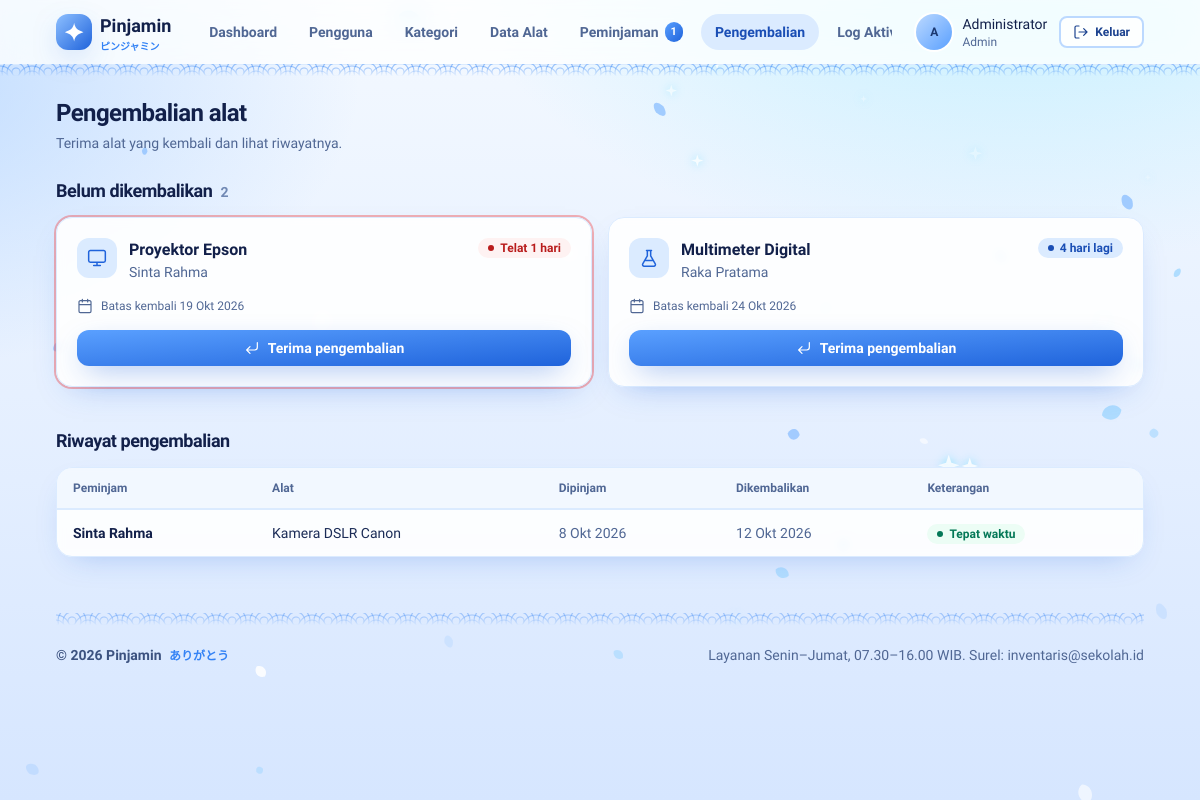
/admin/pengembalian.php (signed in), run on the app's committed database.
### tables this page shows
CREATE TABLE peminjaman (
  id_peminjaman INT(11) NOT NULL AUTO_INCREMENT,
  id_user INT(11) NOT NULL,
  id_alat INT(11) NOT NULL,
  tanggal_pinjam DATE NOT NULL,
  tanggal_kembali DATE NOT NULL,
  status INT(11) NOT NULL,
  persetujuan INT(11) NOT NULL,
  PRIMARY KEY (id_peminjaman),
  FOREIGN KEY (id_user) REFERENCES user(id_user),
  FOREIGN KEY (id_alat) REFERENCES alat(id_alat)
);

CREATE TABLE alat (
  id_alat INT(11) NOT NULL AUTO_INCREMENT,
  nama_alat VARCHAR(255) NOT NULL,
  id_kategori INT(11) NOT NULL,
  stok INT(11) NOT NULL,
  kondisi VARCHAR(255) NOT NULL,
  PRIMARY KEY (id_alat),
  FOREIGN KEY (id_kategori) REFERENCES kategori(id_kategori)
);

CREATE TABLE user (
  id_user INT(11) NOT NULL AUTO_INCREMENT,
  nama VARCHAR(255) NOT NULL,
  username VARCHAR(255) NOT NULL,
  password VARCHAR(255) NOT NULL,
  level ENUM('admin','petugas','peminjam') NOT NULL,
  PRIMARY KEY (id_user)
);

CREATE TABLE pengembalian (
  id_pengembalian INT(11) NOT NULL AUTO_INCREMENT,
  id_alat INT(11) NOT NULL,
  id_user INT(11) NOT NULL,
  id_peminjaman INT(11) NOT NULL,
  tanggal_kembali DATE NOT NULL,
  PRIMARY KEY (id_pengembalian),
  FOREIGN KEY (id_alat) REFERENCES alat(id_alat),
  FOREIGN KEY (id_user) REFERENCES user(id_user),
  FOREIGN KEY (id_peminjaman) REFERENCES peminjaman(id_peminjaman)
);

### admin/pengembalian.php (the view, shortened to what this page needs)
<?php
require_once '../includes/auth.php';
$aktif = db_all($koneksi, 'SELECT p.*, u.nama AS peminjam, a.nama_alat, a.id_kategori, k.nama_kategori
                           FROM peminjaman p
                           JOIN user u ON u.id_user = p.id_user
                           JOIN alat a ON a.id_alat = p.id_alat
                           JOIN kategori k ON k.id_kategori = a.id_kategori
                           WHERE p.persetujuan = 1 AND p.status = 1
                           ORDER BY p.tanggal_kembali ASC');
$riwayat = db_all($koneksi, 'SELECT g.*, u.nama AS peminjam, a.nama_alat, p.tanggal_pinjam, p.tanggal_kembali AS batas
                             FROM pengembalian g
                             JOIN user u ON u.id_user = g.id_user
                             JOIN alat a ON a.id_alat = g.id_alat
                             JOIN peminjaman p ON p.id_peminjaman = g.id_peminjaman
                             ORDER BY g.id_pengembalian DESC LIMIT 50');
require_once '../includes/header.php';
require_once '../includes/navbar.php';
?>
<div class="">
    <h2 class="text-2xl font-semibold text-zinc-900">Pengembalian alat</h2>
    <p class="mt-1 text-sm text-zinc-500">Terima alat yang kembali dan lihat riwayatnya.</p>
</div>
<section class="mt-6">
    <h3 class="mb-3 text-lg font-semibold text-zinc-900">Belum dikembalikan <span class="ml-1 text-sm font-semibold text-zinc-400"><?= count($aktif) ?></span></h3>
    <div class="grid gap-4 md:grid-cols-2 xl:grid-cols-3">
        <?php foreach ($aktif as $i => $r):
            $telat = $r['tanggal_kembali'] < date('Y-m-d');
            $selisih = abs(hari_selisih(date('Y-m-d'), $r['tanggal_kembali']));
        ?>
            <article class="card p-5 <?= $telat ? 'ring-2 ring-red-500/40' : '' ?>">
                <div class="flex items-start gap-3">
                    <span class="grid h-10 w-10 shrink-0 place-items-center rounded-xl bg-accent-100 text-accent-600"><?= icon(kategori_ikon($r['nama_kategori']), 'w-5 h-5') ?></span>
                    <div class="min-w-0 flex-1">
                        <h4 class="truncate font-semibold text-zinc-900"><?= e($r['nama_alat']) ?></h4>
                        <p class="text-sm text-zinc-500"><?= e($r['peminjam']) ?></p>
                    </div>
                    <?= $telat ? badge('Telat ' . $selisih . ' hari', 'red') : badge($selisih === 0 ? 'Hari ini' : $selisih . ' hari lagi', 'blue') ?>
                </div>
                <p class="mt-4 flex items-center gap-2 text-xs text-zinc-500"><?= icon('calendar', 'w-4 h-4') ?> Batas kembali <?= tgl($r['tanggal_kembali']) ?></p>
                <form method="post" class="mt-4" data-confirm="Catat <?= e($r['nama_alat']) ?> dari <?= e($r['peminjam']) ?> sebagai sudah dikembalikan." data-confirm-title="Terima pengembalian?">
                    <button class="btn btn-primary w-full"><?= icon('return', 'w-4 h-4') ?> Terima pengembalian</button>
                </form>
            </article>
        <?php endforeach; ?>
    </div>
</section>
<section class="mt-10">
    <h3 class="mb-3 text-lg font-semibold text-zinc-900">Riwayat pengembalian</h3>
    <div class="card overflow-hidden">
        <div class="overflow-x-auto scroll-thin">
            <table class="tbl">
                <thead><tr><th>Peminjam</th><th>Alat</th><th>Dipinjam</th><th>Dikembalikan</th><th>Keterangan</th></tr></thead>
                <tbody>
                <?php foreach ($riwayat as $g):
                    $telat_hari = hari_selisih($g['batas'], $g['tanggal_kembali']); ?>
                    <tr>
                        <td class="font-semibold text-zinc-900"><?= e($g['peminjam']) ?></td>
                        <td><?= e($g['nama_alat']) ?></td>
                        <td class="whitespace-nowrap text-zinc-500"><?= tgl($g['tanggal_pinjam']) ?></td>
                        <td class="whitespace-nowrap text-zinc-500"><?= tgl($g['tanggal_kembali']) ?></td>
                        <td><?= $telat_hari > 0 ? badge('Terlambat ' . $telat_hari . ' hari', 'red') : badge('Tepat waktu', 'green') ?></td>
                    </tr>
                <?php endforeach; ?>
                </tbody>
            </table>
        </div>
    </div>
</section>
<?php require_once '../includes/footer.php'; ?>

### config/koneksi.php (shortened to what this page needs)
<?php
function e($teks)
{
    return htmlspecialchars((string)$teks, ENT_QUOTES, 'UTF-8');
}
function db_query($k, $sql, $params = [])
{
    $st = $k->prepare($sql);
    $st->execute();
    return $st;
}
function db_all($k, $sql, $params = [])
{
    $st = db_query($k, $sql, $params);
    $hasil = $st->get_result()->fetch_all(MYSQLI_ASSOC);
    return $hasil;
}
function tgl($tanggal)
{
    $bln = [1 => 'Jan', 'Feb', 'Mar', 'Apr', 'Mei', 'Jun', 'Jul', 'Agu', 'Sep', 'Okt', 'Nov', 'Des'];
    $t = strtotime($tanggal);
    return date('j', $t) . ' ' . $bln[(int)date('n', $t)] . ' ' . date('Y', $t);
}
function hari_selisih($dari, $sampai)
{
    return (int)floor((strtotime($sampai) - strtotime($dari)) / 86400);
}
function badge($label, $nada = 'gray')
{
    return '<span class="badge badge-' . e($nada) . '"><i></i>' . e($label) . '</span>';
}
function kategori_ikon($nama)
{
    $n = strtolower($nama);
    if (strpos($n, 'elektro') !== false) return 'monitor';
    if (strpos($n, 'lab') !== false) return 'flask';
    return 'box';
}
function icon($nama, $kelas = 'w-5 h-5')
{
    $path = isset($d[$nama]) ? $d[$nama] : $d['box'];
    return '<svg class="' . e($kelas) . '" viewBox="0 0 24 24" fill="none" stroke="currentColor" stroke-width="1.8" stroke-linecap="round" stroke-linejoin="round" aria-hidden="true"><path d="' . $path . '"/></svg>';
}
    ob_start(); ?>

### includes/header.php (style rules this page uses)
body { background-color: #EAF3FF; background-image: radial-gradient(60rem 36rem at 85% -10%, rgba(125,227,255,.45), transparent 60%), radial-gradient(50rem 30rem at -10% 10%, rgba(142,192,255,.5), transparent 60%), linear-gradient(180deg, #F4F9FF 0%, #E3EEFF 60%, #D6E6FF 100%); background-attachment: fixed; min-height: 100vh; }
.js .masuk, .js main > * { opacity: 0; transform: translateY(14px); }
.js .tampil { opacity: 1; transform: none; transition: opacity .6s cubic-bezier(.2,.7,.2,1), transform .6s cubic-bezier(.2,.7,.2,1); transition-delay: var(--d, 0ms); }
a.card, article.card { transition: transform .25s cubic-bezier(.2,.7,.2,1), box-shadow .25s, border-color .25s; }

### data on the page
peminjaman: id_alat.nama_alat "Proyektor Epson", id_user.nama "Sinta Rahma", label "Telat 1 hari", tanggal_kembali "19 Okt 2026"
peminjaman: id_alat.nama_alat "Multimeter Digital", id_user.nama "Raka Pratama", label "4 hari lagi", tanggal_kembali "24 Okt 2026"
pengembalian: id_user.nama "Sinta Rahma", id_alat.nama_alat "Kamera DSLR Canon", id_peminjaman.tanggal_pinjam "8 Okt 2026", tanggal_kembali "12 Okt 2026", label "Tepat waktu"

### other printed values
$m[1] "Dashboard"
$m[1] "Pengguna"
$m[1] "Kategori"
$m[1] "Data Alat"
$m[1] "Peminjaman"
$m[1] "Pengembalian"
$m[1] "Log…"
inisial($user['nama']) "A"
$user['nama'] "Administrator"
$user['level'] "Admin"
count($aktif) "2"
